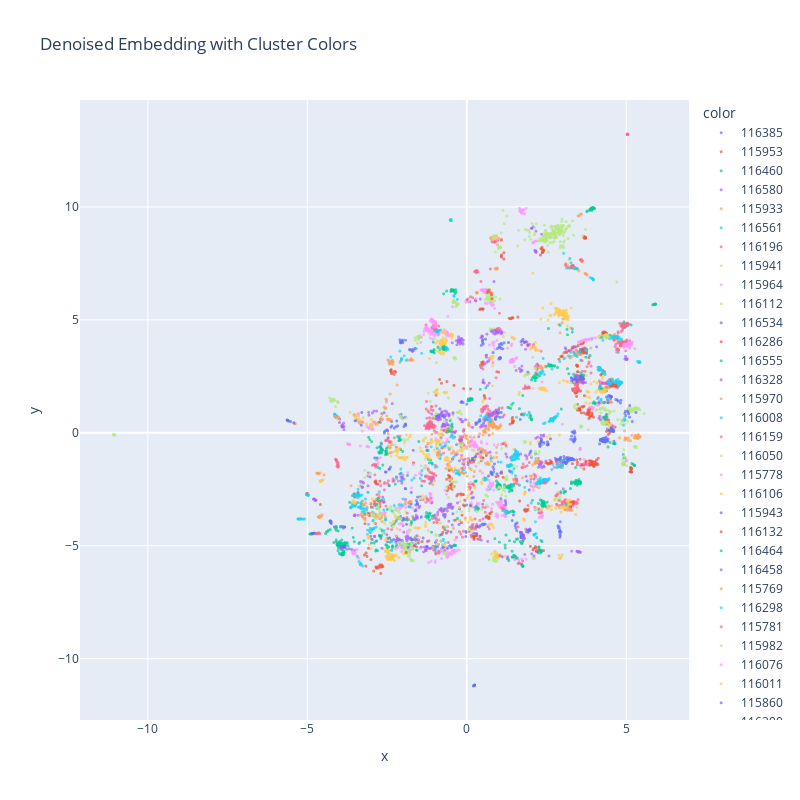

Notebook code cell kept with this figure:
### Code cell
px.scatter(df_denoised, x='x', y='y',
           color=df_denoised['cluster_id'].astype(str),
           title='Denoised Embedding with Cluster Colors',
           ).update_traces(marker=dict(size=3, opacity=0.7)).update_layout(height=800, width=800).show()
